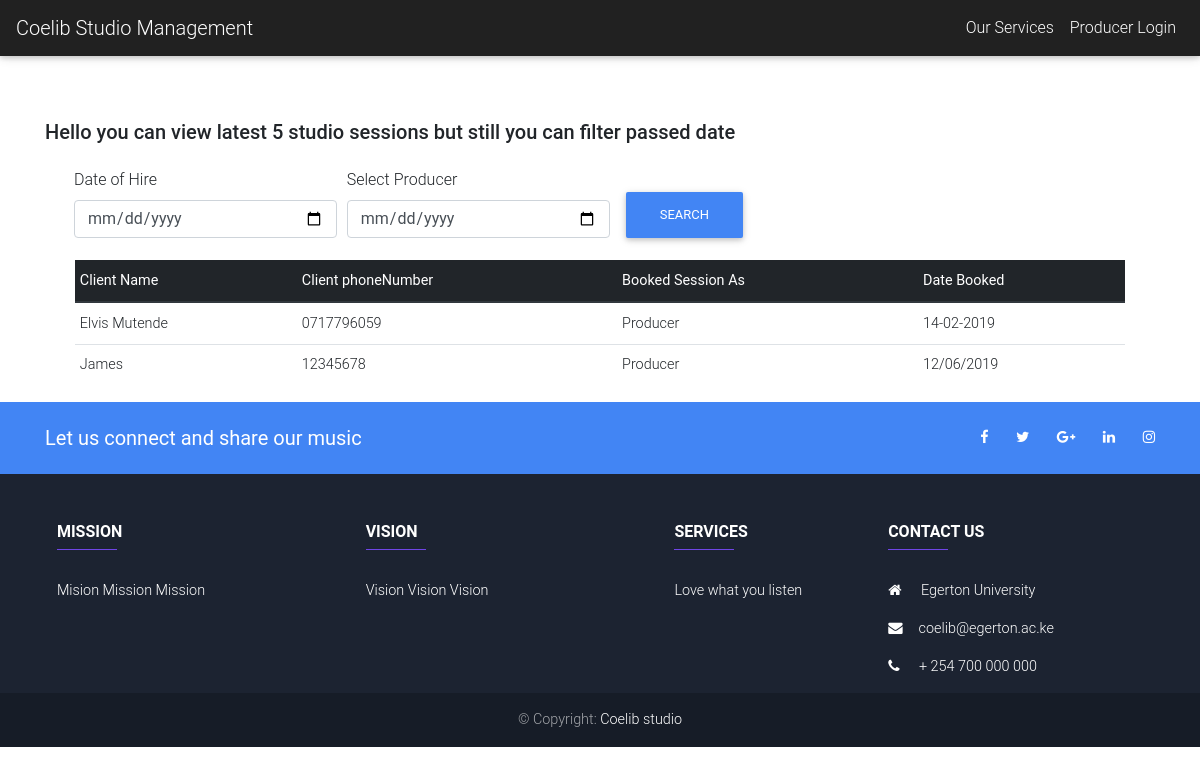
The app's page /sessions/ with its own data.
### services/models.py (models this page shows)
class StudioSession(models.Model):
    BOOK_AS_CHOICES = (('Producer','Producer'),('Other','Other'))
    fullName = models.CharField(max_length=100)
    phoneNumber = models.CharField(max_length=13)
    booked_as = models.CharField(max_length=20, choices=BOOK_AS_CHOICES, default='Other')
    start_date = models.CharField(max_length=100)

### newusers/views.py (the view)
# urls.py: path('sessions/', views.studio_sessions, name="studio_sessions"),
def studio_sessions(request):
    sessions_available = StudioSession.objects.all()
    if(sessions_available.count() < 1):
        messages.success(request, 'Sorry we currently have no active sessions')
    context = {'sessions_available':sessions_available}
    return render(request, 'newusers/studio_sessions.html', context)

### newusers/templates/newusers/studio_sessions.html (shortened to what this page needs)
{% extends 'newusers/base.html' %}
{% block content %}
<br><br><br>
<div class="container">
    <h2 class="h5 gray-text text-left mb-4">Hello {{ user.username }}  you can view latest 5 studio sessions but still you can filter passed date</h2>
    <form method="GET">
              <div class="form-row ml-4">
                <div class="form-group col-md-3">
                  <label for="datefrom">Date of Hire</label>
                  <input type="date" class="form-control" id="datefrom"  name="from" width="100">
                </div>
                <div class="form-group col-md-3">
                  <label for="dateto">Select Producer</label>
                    <input type="date" class="form-control" id="dateto"  name="to">
                </div>
                <div class="form-group col-md-3">
                    <input type="submit" class="btn btn-primary mt-4" id="btn"  value="Search" height="30">
                </div>
          </div>
    </form>
    <div class="container">
      {% if sessions_available %}
      <div class="container">
      <table class="table table-hover table-sm">
                <thead class="thead-dark">
                  <tr>
                    <th>Client Name</th>
                    <th>Client phoneNumber</th>
                    <th>Booked Session As</th>
                    <th>Date Booked</th>
                    </tr>
                </thead>
                  <tbody>
          {% for sessions in sessions_available %}
          <tr>
            <td>{{sessions.fullName}}</td>
            <td>{{ sessions.phoneNumber }}</td>
            <td>{{ sessions.booked_as }}</td>
            <td>{{sessions.start_date}}</td>
          </tr>
          {% endfor %}
                </tbody>
              </table>
          </div>
      {% endif %}
    </div>
</div>
{% endblock %}

### newusers/static/css/style.css (style rules this page uses)
* { padding: 0; margin: 0; }

### records on screen
StudioSession: fullName "Elvis Mutende", phoneNumber "0717796059", booked_as "Producer", start_date "14-02-2019"
StudioSession: fullName "James", phoneNumber "12345678", booked_as "Producer", start_date "12/06/2019"
